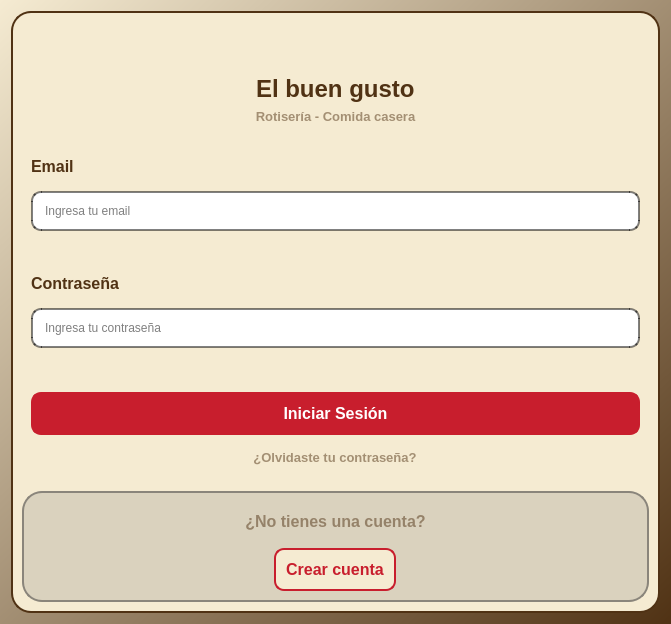
<?xml version="1.0" encoding="UTF-8"?>
<ui version="4.0">
 <class>sign_in</class>
 <widget class="QWidget" name="sign_in">
  <property name="geometry">
   <rect>
    <x>0</x>
    <y>0</y>
    <width>671</width>
    <height>624</height>
   </rect>
  </property>
  <property name="windowTitle">
   <string>Form</string>
  </property>
  <property name="styleSheet">
   <string notr="true">background-color: qlineargradient(spread:pad, x1:0, y0:1, x2:1, y2:1, stop:0 rgba(245, 235, 210, 255), stop:1 rgba(80, 50, 20, 255))</string>
  </property>
  <layout class="QVBoxLayout" name="verticalLayout">
   <item>
    <widget class="QFrame" name="frame">
     <property name="styleSheet">
      <string notr="true">background-color: rgb(245, 235, 210);
border: 2 solid rgb(80, 50, 20);
border-radius: 20;</string>
     </property>
     <property name="frameShape">
      <enum>QFrame::Shape::StyledPanel</enum>
     </property>
     <property name="frameShadow">
      <enum>QFrame::Shadow::Raised</enum>
     </property>
     <layout class="QVBoxLayout" name="verticalLayout_2">
      <item>
       <widget class="QFrame" name="frame_4">
        <property name="styleSheet">
         <string notr="true">background-color: rgb(245, 235, 210);
border: 0 solid rgb(138, 133, 123);
border-radius: 0;</string>
        </property>
        <property name="frameShape">
         <enum>QFrame::Shape::StyledPanel</enum>
        </property>
        <property name="frameShadow">
         <enum>QFrame::Shadow::Raised</enum>
        </property>
        <layout class="QVBoxLayout" name="verticalLayout_7">
         <item alignment="Qt::AlignmentFlag::AlignHCenter">
          <widget class="QLabel" name="label_4">
           <property name="minimumSize">
            <size>
             <width>0</width>
             <height>0</height>
            </size>
           </property>
           <property name="maximumSize">
            <size>
             <width>100</width>
             <height>100</height>
            </size>
           </property>
           <property name="text">
            <string/>
           </property>
           <property name="pixmap">
            <pixmap resource="img.qrc">:/fondo2.jpg</pixmap>
           </property>
           <property name="scaledContents">
            <bool>true</bool>
           </property>
          </widget>
         </item>
         <item alignment="Qt::AlignmentFlag::AlignHCenter">
          <widget class="QLabel" name="label_5">
           <property name="sizePolicy">
            <sizepolicy hsizetype="Maximum" vsizetype="Maximum">
             <horstretch>0</horstretch>
             <verstretch>0</verstretch>
            </sizepolicy>
           </property>
           <property name="font">
            <font>
             <family>Arial</family>
             <pointsize>18</pointsize>
             <bold>true</bold>
            </font>
           </property>
           <property name="styleSheet">
            <string notr="true">color: rgb(80,50,20);
</string>
           </property>
           <property name="text">
            <string>El buen gusto</string>
           </property>
          </widget>
         </item>
         <item alignment="Qt::AlignmentFlag::AlignHCenter">
          <widget class="QPushButton" name="pushButton_4">
           <property name="sizePolicy">
            <sizepolicy hsizetype="Maximum" vsizetype="Maximum">
             <horstretch>0</horstretch>
             <verstretch>0</verstretch>
            </sizepolicy>
           </property>
           <property name="font">
            <font>
             <family>Arial</family>
             <pointsize>10</pointsize>
             <bold>true</bold>
            </font>
           </property>
           <property name="styleSheet">
            <string notr="true">background-color: rgb(245, 235, 210);
color: rgba(80,50,20,0.50);
border: 0 solid rgb(80, 50, 20);
border-radius: 0;</string>
           </property>
           <property name="text">
            <string>Rotisería - Comida casera</string>
           </property>
          </widget>
         </item>
        </layout>
       </widget>
      </item>
      <item>
       <widget class="QFrame" name="frame_5">
        <property name="styleSheet">
         <string notr="true">background-color: rgb(245, 235, 210);
border: 0 solid rgb(138, 133, 123);
border-radius: 0;</string>
        </property>
        <property name="frameShape">
         <enum>QFrame::Shape::StyledPanel</enum>
        </property>
        <property name="frameShadow">
         <enum>QFrame::Shadow::Raised</enum>
        </property>
        <layout class="QVBoxLayout" name="verticalLayout_6">
         <item>
          <widget class="QLabel" name="label_3">
           <property name="sizePolicy">
            <sizepolicy hsizetype="Maximum" vsizetype="Maximum">
             <horstretch>0</horstretch>
             <verstretch>0</verstretch>
            </sizepolicy>
           </property>
           <property name="font">
            <font>
             <family>Arial</family>
             <pointsize>12</pointsize>
             <bold>true</bold>
            </font>
           </property>
           <property name="styleSheet">
            <string notr="true">color: rgb(80,50,20);
</string>
           </property>
           <property name="text">
            <string>Email</string>
           </property>
          </widget>
         </item>
         <item>
          <widget class="QLineEdit" name="lineEdit_2">
           <property name="styleSheet">
            <string notr="true">background-color: rgb(255, 255, 255);
border: 2 solid rgba(0, 0, 0,0.50);
border-radius: 20;
border-radius: 10;
padding: 10;</string>
           </property>
           <property name="text">
            <string/>
           </property>
           <property name="placeholderText">
            <string>Ingresa tu email</string>
           </property>
          </widget>
         </item>
        </layout>
       </widget>
      </item>
      <item>
       <widget class="QFrame" name="frame_6">
        <property name="styleSheet">
         <string notr="true">background-color: rgb(245, 235, 210);
border: 0 solid rgb(138, 133, 123);
border-radius: 0;</string>
        </property>
        <property name="frameShape">
         <enum>QFrame::Shape::StyledPanel</enum>
        </property>
        <property name="frameShadow">
         <enum>QFrame::Shadow::Raised</enum>
        </property>
        <layout class="QVBoxLayout" name="verticalLayout_4">
         <item alignment="Qt::AlignmentFlag::AlignLeft">
          <widget class="QLabel" name="label_2">
           <property name="sizePolicy">
            <sizepolicy hsizetype="Maximum" vsizetype="Maximum">
             <horstretch>0</horstretch>
             <verstretch>0</verstretch>
            </sizepolicy>
           </property>
           <property name="font">
            <font>
             <family>Arial</family>
             <pointsize>12</pointsize>
             <bold>true</bold>
            </font>
           </property>
           <property name="styleSheet">
            <string notr="true">color: rgb(80,50,20);
</string>
           </property>
           <property name="text">
            <string>Contraseña</string>
           </property>
          </widget>
         </item>
         <item>
          <widget class="QLineEdit" name="lineEdit">
           <property name="styleSheet">
            <string notr="true">background-color: rgb(255, 255, 255);
border: 2 solid rgba(0, 0, 0,0.50);
border-radius: 20;
border-radius: 10;
padding: 10;</string>
           </property>
           <property name="text">
            <string/>
           </property>
           <property name="echoMode">
            <enum>QLineEdit::EchoMode::Password</enum>
           </property>
           <property name="placeholderText">
            <string>Ingresa tu contraseña</string>
           </property>
          </widget>
         </item>
        </layout>
       </widget>
      </item>
      <item>
       <widget class="QFrame" name="frame_2">
        <property name="styleSheet">
         <string notr="true">background-color: rgb(245, 235, 210);
border: 0 solid rgb(138, 133, 123);
border-radius: 0;</string>
        </property>
        <property name="frameShape">
         <enum>QFrame::Shape::StyledPanel</enum>
        </property>
        <property name="frameShadow">
         <enum>QFrame::Shadow::Raised</enum>
        </property>
        <layout class="QVBoxLayout" name="verticalLayout_5">
         <item>
          <widget class="QPushButton" name="pushButton">
           <property name="font">
            <font>
             <family>Arial</family>
             <pointsize>12</pointsize>
             <bold>true</bold>
            </font>
           </property>
           <property name="cursor">
            <cursorShape>PointingHandCursor</cursorShape>
           </property>
           <property name="styleSheet">
            <string notr="true">background-color: rgb(200, 30, 45);
color: rgb(255,255,255);
border: 2 solid rgb(200, 30, 45);
border-radius: 10;
padding: 10;</string>
           </property>
           <property name="text">
            <string>Iniciar Sesión</string>
           </property>
          </widget>
         </item>
         <item alignment="Qt::AlignmentFlag::AlignHCenter">
          <widget class="QPushButton" name="pushButton_3">
           <property name="sizePolicy">
            <sizepolicy hsizetype="Maximum" vsizetype="Maximum">
             <horstretch>0</horstretch>
             <verstretch>0</verstretch>
            </sizepolicy>
           </property>
           <property name="font">
            <font>
             <family>Arial</family>
             <pointsize>10</pointsize>
             <bold>true</bold>
            </font>
           </property>
           <property name="cursor">
            <cursorShape>PointingHandCursor</cursorShape>
           </property>
           <property name="styleSheet">
            <string notr="true">background-color: rgb(245, 235, 210);
color: rgba(80,50,20,0.50);
border: 0 solid rgb(80, 50, 20);
border-radius: 0;</string>
           </property>
           <property name="text">
            <string>¿Olvidaste tu contraseña?</string>
           </property>
          </widget>
         </item>
        </layout>
       </widget>
      </item>
      <item>
       <widget class="QFrame" name="frame_3">
        <property name="styleSheet">
         <string notr="true">background-color: rgba(191, 185, 171,0.50);
border: 2 solid rgb(138, 133, 123);
border-radius: 20</string>
        </property>
        <property name="frameShape">
         <enum>QFrame::Shape::StyledPanel</enum>
        </property>
        <property name="frameShadow">
         <enum>QFrame::Shadow::Raised</enum>
        </property>
        <layout class="QVBoxLayout" name="verticalLayout_3">
         <item alignment="Qt::AlignmentFlag::AlignHCenter|Qt::AlignmentFlag::AlignVCenter">
          <widget class="QLabel" name="label">
           <property name="sizePolicy">
            <sizepolicy hsizetype="Fixed" vsizetype="Fixed">
             <horstretch>0</horstretch>
             <verstretch>0</verstretch>
            </sizepolicy>
           </property>
           <property name="font">
            <font>
             <family>Arial</family>
             <pointsize>12</pointsize>
             <bold>true</bold>
            </font>
           </property>
           <property name="styleSheet">
            <string notr="true">background-color: rgba(191, 185, 171,0);
color: rgba(80,50,20,0.50);
border: 0 solid rgba(80, 50, 20,0);
border-radius: 0;</string>
           </property>
           <property name="text">
            <string>¿No tienes una cuenta?</string>
           </property>
           <property name="alignment">
            <set>Qt::AlignmentFlag::AlignCenter</set>
           </property>
          </widget>
         </item>
         <item alignment="Qt::AlignmentFlag::AlignHCenter|Qt::AlignmentFlag::AlignVCenter">
          <widget class="QPushButton" name="pushButton_2">
           <property name="sizePolicy">
            <sizepolicy hsizetype="Maximum" vsizetype="Maximum">
             <horstretch>0</horstretch>
             <verstretch>0</verstretch>
            </sizepolicy>
           </property>
           <property name="font">
            <font>
             <family>Arial</family>
             <pointsize>12</pointsize>
             <bold>true</bold>
            </font>
           </property>
           <property name="cursor">
            <cursorShape>PointingHandCursor</cursorShape>
           </property>
           <property name="styleSheet">
            <string notr="true">background-color: rgb(245, 235, 210);
color: rgb(200,30,45);
border: 2 solid rgb(200, 30, 45);
border-radius: 10;
padding: 10;</string>
           </property>
           <property name="text">
            <string>Crear cuenta</string>
           </property>
          </widget>
         </item>
        </layout>
       </widget>
      </item>
     </layout>
    </widget>
   </item>
  </layout>
 </widget>
 <resources>
  <include location="img.qrc"/>
 </resources>
 <connections/>
</ui>
